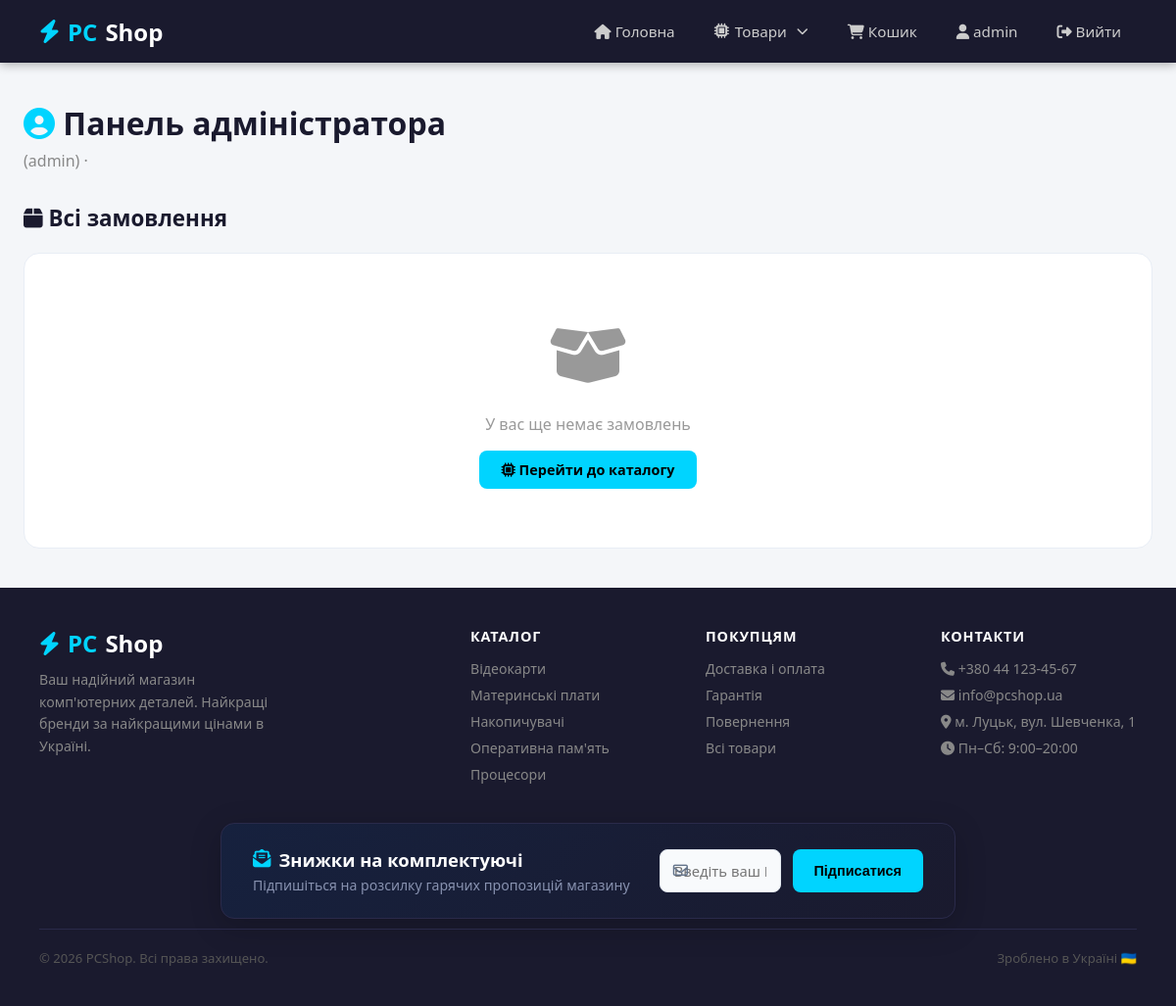
The app's page /profile/ (signed in), older data.
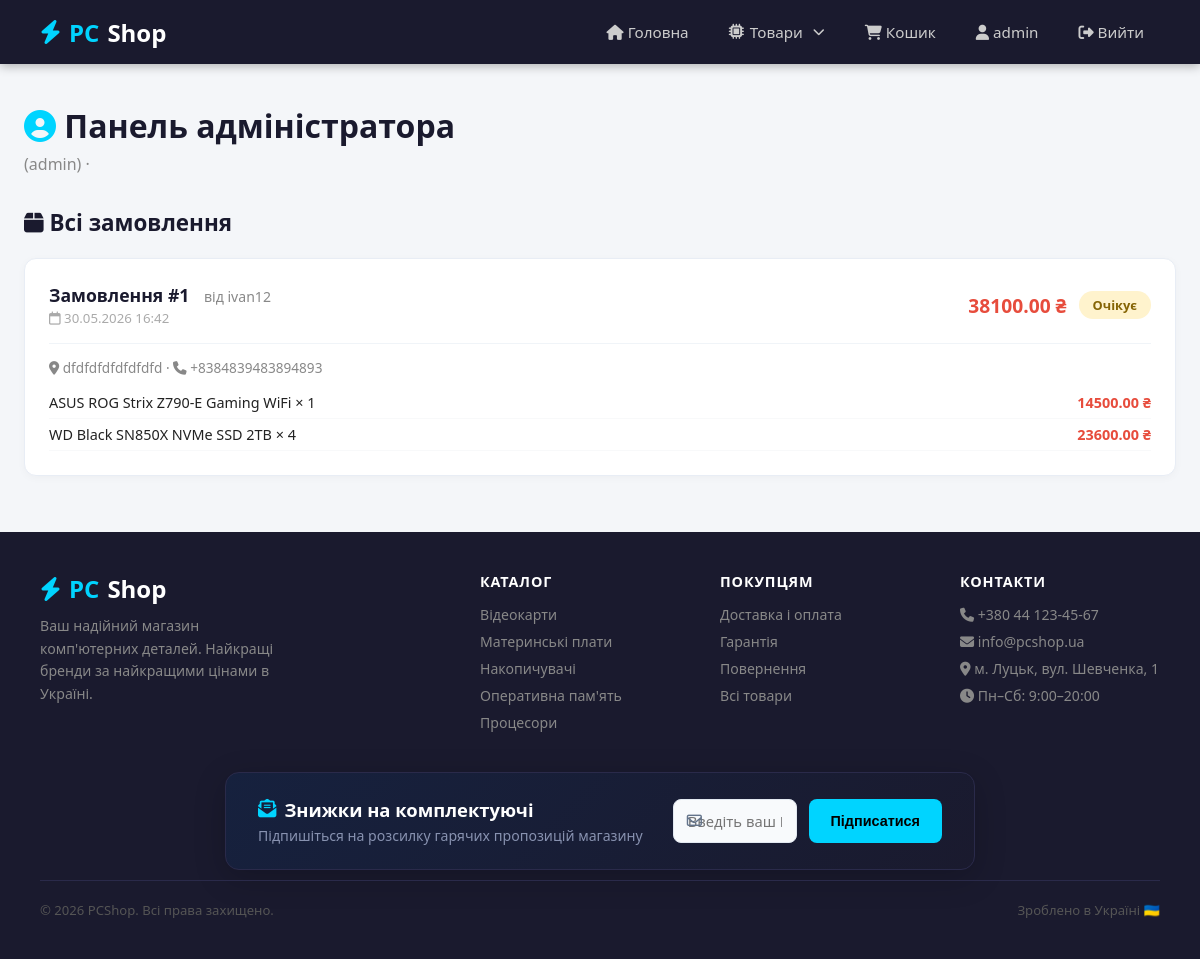
The same page, newer data.
### myapp/models.py (models this page shows, shortened)
class Category(models.Model):
    name = models.CharField(max_length=100, verbose_name='Назва категорії')
    slug = models.SlugField(unique=True, verbose_name='URL-ідентифікатор')
    description = models.TextField(blank=True, verbose_name='Опис')
    created_at = models.DateTimeField(auto_now_add=True, verbose_name='Створено о')
    updated_at = models.DateTimeField(auto_now=True, verbose_name='Оновлено о')
    class Meta:
        verbose_name = 'Категорія'
        verbose_name_plural = 'Категорії'
        ordering = ['name']

class Order(models.Model):
    STATUS_CHOICES = [
        ('pending',    'Очікує'),
        ('processing', 'Обробляється'),
        ('shipped',    'Відправлено'),
        ('delivered',  'Доставлено'),
        ('cancelled',  'Скасовано'),
    ]
    user = models.ForeignKey(
        User,
        on_delete=models.CASCADE,
        related_name='orders',
        verbose_name='Користувач'
    )
    status = models.CharField(
        max_length=20,
        choices=STATUS_CHOICES,
        default='pending',
        verbose_name='Статус'
    )
    total_price = models.DecimalField(
        max_digits=12, decimal_places=2,
        default=0, verbose_name='Загальна сума (грн)'
    )
    first_name  = models.CharField(max_length=100, verbose_name="Ім'я")
    last_name   = models.CharField(max_length=100, verbose_name='Прізвище')
    email       = models.EmailField(verbose_name='Email')
    phone       = models.CharField(max_length=20, verbose_name='Телефон')
    address     = models.TextField(verbose_name='Адреса доставки')
    created_at  = models.DateTimeField(auto_now_add=True, verbose_name='Створено о')
    updated_at  = models.DateTimeField(auto_now=True,     verbose_name='Оновлено о')
    class Meta:
        verbose_name = 'Замовлення'
        verbose_name_plural = 'Замовлення'
        ordering = ['-created_at']

class OrderItem(models.Model):
    order = models.ForeignKey(
        Order,
        on_delete=models.CASCADE,
        related_name='items',
        verbose_name='Замовлення'
    )
    product = models.ForeignKey(
        Product,
        on_delete=models.CASCADE,
        related_name='order_items',
        verbose_name='Товар'
    )
    quantity = models.PositiveIntegerField(default=1, verbose_name='Кількість')
    price    = models.DecimalField(max_digits=10, decimal_places=2, verbose_name='Ціна за одиницю')
    class Meta:
        verbose_name = 'Позиція замовлення'
        verbose_name_plural = 'Позиції замовлення'
    def subtotal(self):
        return self.price * self.quantity

class Product(models.Model):
    category = models.ForeignKey(
        Category,
        on_delete=models.CASCADE,
        related_name='products',
        verbose_name='Категорія'
    )
    name = models.CharField(max_length=200, verbose_name='Назва товару')
    slug = models.SlugField(unique=True, verbose_name='URL-ідентифікатор')
    description = models.TextField(verbose_name='Опис')
    price = models.DecimalField(max_digits=10, decimal_places=2, verbose_name='Ціна (грн)')
    stock = models.PositiveIntegerField(default=0, verbose_name='Кількість на складі')
    brand = models.CharField(max_length=100, blank=True, verbose_name='Бренд')
    image = models.ImageField(upload_to='products/', blank=True, null=True, verbose_name='Зображення')
    is_available = models.BooleanField(default=True, verbose_name='Доступний')
    created_at = models.DateTimeField(auto_now_add=True, verbose_name='Створено о')
    updated_at = models.DateTimeField(auto_now=True, verbose_name='Оновлено о')
    class Meta:
        verbose_name = 'Товар'
        verbose_name_plural = 'Товари'
        ordering = ['-created_at']

### myapp/views.py (the view)
# urls.py: path('profile/', views.profile, name='profile'),
@login_required
def profile(request):
    categories = Category.objects.all()
    if request.user.is_staff:
        orders = Order.objects.all().select_related('user').prefetch_related('items__product')
    else:
        orders = Order.objects.filter(user=request.user).prefetch_related('items__product')
    return render(request, 'myapp/auth/profile.html', {
        'categories': categories,
        'orders':     orders,
    })

### myapp/templates/myapp/auth/profile.html (shortened to what this page needs)
{% extends 'myapp/base.html' %}
{% block content %}
<div class="container" style="padding: 40px 24px;">
  <div style="margin-bottom: 32px;">
    <h1 style="font-size: 2rem; color: #1a1a2e;">
      <i class="fa-solid fa-user-circle" style="color: #00d4ff;"></i>
      {% if user.is_staff %}
        Панель адміністратора
      {% else %}
        Особистий кабінет
      {% endif %}
    </h1>
    <p style="color: #888; margin-top: 6px;">
      {{ user.first_name }} {{ user.last_name }} ({{ user.username }}) · {{ user.email }}
    </p>
  </div>
  <h2 style="font-size: 1.4rem; margin-bottom: 20px; color: #1a1a2e;">
    <i class="fa-solid fa-box"></i>
    {% if user.is_staff %}Всі замовлення{% else %}Мої замовлення{% endif %}
  </h2>
  {% if orders %}
    {% for order in orders %}
    <div style="background: white; border: 1px solid #e8edf5; border-radius: 12px; padding: 24px; margin-bottom: 16px; box-shadow: 0 2px 8px rgba(0,0,0,0.03);">
      <div style="display: flex; justify-content: space-between; align-items: center; margin-bottom: 16px; flex-wrap: wrap; gap: 10px;">
        <div>
          <span style="font-size: 1.1rem; font-weight: 700; color: #1a1a2e;">
            Замовлення #{{ order.id }}
          </span>
          {% if user.is_staff %}
            <span style="color: #888; font-size: 0.88rem; margin-left: 10px;">
              від {{ order.user.username }}
            </span>
          {% endif %}
          <span style="color: #aaa; font-size: 0.83rem; display: block; margin-top: 2px;">
            <i class="fa-regular fa-calendar"></i> {{ order.created_at|date:"d.m.Y H:i" }}
          </span>
        </div>
        <div style="display: flex; align-items: center; gap: 12px;">
          <span style="font-size: 1.2rem; font-weight: 700; color: #e74c3c;">
            {{ order.total_price }} ₴
          </span>
          <span style="padding: 5px 14px; border-radius: 20px; font-size: 0.8rem; font-weight: 700;
            {% if order.status == 'pending' %}background: #fff3cd; color: #856404;
            {% elif order.status == 'processing' %}background: #d1ecf1; color: #0c5460;
            {% elif order.status == 'shipped' %}background: #cce5ff; color: #004085;
            {% elif order.status == 'delivered' %}background: #d4edda; color: #155724;
            {% elif order.status == 'cancelled' %}background: #f8d7da; color: #721c24;
            {% endif %}">
            {{ order.get_status_display }}
          </span>
        </div>
      </div>
      <div style="border-top: 1px solid #f0f4f8; padding-top: 14px;">
        <div style="font-size: 0.85rem; color: #888; margin-bottom: 10px;">
          <i class="fa-solid fa-location-dot"></i> {{ order.address }} ·
          <i class="fa-solid fa-phone"></i> {{ order.phone }}
        </div>
        {% for item in order.items.all %}
          <div style="display: flex; justify-content: space-between; padding: 6px 0; font-size: 0.9rem; border-bottom: 1px solid #f8f9fa;">
            <span>{{ item.product.name }} × {{ item.quantity }}</span>
            <span style="color: #e74c3c; font-weight: 600;">{{ item.subtotal }} ₴</span>
          </div>
        {% endfor %}
      </div>
    </div>
    {% endfor %}
  {% else %}
    <div class="empty" style="background: white; padding: 60px; border-radius: 16px; border: 1px solid #e8edf5;">
      <div class="empty-icon"><i class="fa-solid fa-box-open"></i></div>
      <p>У вас ще немає замовлень</p>
      <a href="{% url 'catalog' %}" class="btn btn-primary" style="margin-top: 16px;">
        <i class="fa-solid fa-microchip"></i> Перейти до каталогу
      </a>
    </div>
  {% endif %}
</div>
{% endblock %}

### myapp/templates/myapp/base.html (shortened to what this page needs)
{% load static %}
<!DOCTYPE html>
<html lang="uk">
<head>
  <link rel="stylesheet" href="{% static 'myapp/css/style.css' %}">
  <link rel="stylesheet" href="https://cdnjs.cloudflare.com/ajax/libs/font-awesome/6.5.1/css/all.min.css">
</head>
<body>
<header>
  <a href="{% url 'home' %}" class="logo">
    <i class="fa-solid fa-bolt" style="color: #00d4ff;"></i> <span>PC</span>Shop
  </a>
  <nav id="navMenu">
    <a href="{% url 'home' %}"><i class="fa-solid fa-house"></i> Головна</a>
    <div class="dropdown">
      <a href="{% url 'catalog' %}" class="dropdown-btn-link">
        <i class="fa-solid fa-microchip"></i> Товари
        <i class="fa-solid fa-chevron-down" style="font-size: 0.75rem; margin-left: 4px;"></i>
      </a>
    </div>
    <a href="{% url 'cart_detail' %}"><i class="fa-solid fa-cart-shopping"></i> Кошик</a>
    {% if user.is_authenticated %}
    <a href="{% url 'profile' %}"><i class="fa-solid fa-user"></i> {{ user.first_name|default:user.username }}</a>
    <a href="{% url 'logout' %}"><i class="fa-solid fa-right-from-bracket"></i> Вийти</a>
  {% else %}
    <a href="{% url 'login' %}"><i class="fa-solid fa-right-to-bracket"></i> Увійти</a>
    <a href="{% url 'register' %}"><i class="fa-solid fa-user-plus"></i> Реєстрація</a>
  {% endif %}
  </nav>
</header>
<main>
  {% block content %}{% endblock %}
</main>
<footer>
  <div class="footer-grid">
    <div class="footer-brand">
      <div class="logo"><i class="fa-solid fa-bolt" style="color: #00d4ff;"></i> <span>PC</span>Shop</div>
      <p>Ваш надійний магазин комп'ютерних деталей. Найкращі бренди за найкращими цінами в Україні.</p>
    </div>
    <div class="footer-col">
      <h4>Каталог</h4>
      <ul>
        {% for cat in categories %}
          <li><a href="{% url 'category_detail' cat.slug %}">{{ cat.name }}</a></li>
        {% endfor %}
      </ul>
    </div>
    <div class="footer-col">
      <h4>Покупцям</h4>
      <ul>
        <li><a href="#">Доставка і оплата</a></li>
        <li><a href="#">Гарантія</a></li>
        <li><a href="#">Повернення</a></li>
        <li><a href="{% url 'catalog' %}">Всі товари</a></li>
      </ul>
    </div>
    <div class="footer-col">
      <h4>Контакти</h4>
      <ul>
        <li><i class="fa-solid fa-phone"></i> +380 44 123-45-67</li>
        <li><i class="fa-solid fa-envelope"></i> info@pcshop.ua</li>
        <li><i class="fa-solid fa-location-dot"></i> м. Луцьк, вул. Шевченка, 1</li>
        <li><i class="fa-solid fa-clock"></i> Пн–Сб: 9:00–20:00</li>
      </ul>
    </div>
  </div>
  <div class="newsletter-container-modern">
      <div class="newsletter-card-modern">
        <div class="newsletter-text">
          <h4><i class="fa-solid fa-envelope-open-text" style="color: #00d4ff;"></i> Знижки на комплектуючі</h4>
          <p>Підпишіться на розсилку гарячих пропозицій магазину</p>
        </div>
        <form action="{% url 'newsletter_subscribe' %}" method="POST" class="newsletter-form-modern">
          <div class="input-with-icon">
            <input type="email" name="email" placeholder="Введіть ваш Email..." required>
          </div>
          <button type="submit" class="btn btn-primary">Підписатися</button>
        </form>
      </div>
  </div>
  <div class="footer-bottom">
    <p>© 2026 PCShop. Всі права захищено.</p>
    <p>Зроблено в Україні 🇺🇦</p>
  </div>
</footer>
</body>
</html>

### myapp/static/myapp/css/style.css (style rules this page uses)
* { margin: 0; padding: 0; box-sizing: border-box; }
body { font-family: 'Segoe UI', sans-serif; background: #f4f6f9; color: #222; min-height: 100vh; display: flex; flex-direction: column; }
a { text-decoration: none; color: inherit; }
main { flex: 1; }
.btn { display: inline-block; padding: 10px 22px; border-radius: 8px; font-weight: 600; font-size: 0.9rem; cursor: pointer; transition: all 0.2s; border: none; }
.btn-primary { background: #00d4ff; color: #000; }
.container { max-width: 1200px; margin: 0 auto; padding: 0 24px; }
header { background: #1a1a2e; color: white; padding: 0 40px; display: flex; align-items: center; justify-content: space-between; height: 64px; position: sticky; top: 0; z-index: 100; box-shadow: 0 2px 10px rgba(0,0,0,0.3); }
.logo { font-size: 1.5rem; font-weight: 700; color: white; display: flex; align-items: center; gap: 8px; }
.logo span { color: #00d4ff; }
nav { display: flex; align-items: center; gap: 8px; }
nav a { color: #ccc; padding: 8px 16px; border-radius: 6px; font-size: 0.95rem; transition: all 0.2s; }
footer { background: #1a1a2e; color: #aaa; padding: 40px; margin-top: auto; }
.footer-grid { display: grid; grid-template-columns: 2fr 1fr 1fr 1fr; gap: 40px; max-width: 1200px; margin: 0 auto 30px; }
.footer-brand p { font-size: 0.88rem; line-height: 1.6; color: #888; max-width: 240px; margin-top: 10px; }
.footer-col h4 { color: white; font-size: 0.9rem; font-weight: 600; text-transform: uppercase; letter-spacing: 0.06em; margin-bottom: 14px; }
.footer-col ul { list-style: none; display: flex; flex-direction: column; gap: 8px; }
.footer-col ul a { color: #888; font-size: 0.88rem; transition: color 0.2s; }
.footer-col ul li { color: #888; font-size: 0.88rem; }
.footer-bottom { border-top: 1px solid #2a2a4a; padding-top: 20px; max-width: 1200px; margin: 0 auto; display: flex; justify-content: space-between; font-size: 0.82rem; color: #555; }
.dropdown { position: relative; display: flex; align-items: center; height: 64px; }
.dropdown-btn-link { color: #ccc; padding: 8px 16px; border-radius: 6px; font-size: 0.95rem; transition: all 0.2s; display: flex; align-items: center; gap: 6px; }
.newsletter-container-modern { max-width: 1200px; margin: 40px auto 10px; padding: 0 24px; }
.newsletter-card-modern { background: linear-gradient(135deg, #16213e 0%, #1a1a2e 100%); border: 1px solid #2a2a4a; border-radius: 14px; padding: 24px 32px; display: flex; align-items: center; justify-content: space-between; gap: 30px; box-shadow: 0 8px 32px rgba(0, 0, 0, 0.2); max-width: 750px; margin: 0 auto; }
.newsletter-text { text-align: left; flex-shrink: 0; }
.newsletter-text h4 { color: white; font-size: 1.15rem; font-weight: 700; margin-bottom: 4px; display: flex; align-items: center; gap: 8px; }
.newsletter-text p { color: #8892b0; font-size: 0.88rem; margin: 0; }
.newsletter-form-modern { display: flex; gap: 12px; flex-content: space-between; flex: 1; max-width: 420px; }
.input-with-icon { position: relative; flex: 1; }
.input-with-icon input { width: 100%; padding: 11px 16px 11px 40px; background: #0f172a; border: 1px solid #334155; border-radius: 8px; color: white; font-family: inherit; font-size: 0.9rem; transition: all 0.2s ease; }
.newsletter-form-modern .btn-primary { padding: 11px 22px; font-size: 0.9rem; border-radius: 8px; white-space: nowrap; }
input[type="text"], input[type="email"], input[type="password"] { width: 100%; padding: 11px 14px; border: 1px solid #e2e8f0; border-radius: 8px; font-family: inherit; font-size: 0.92rem; color: #334155; background: #f8fafc; transition: all 0.2s; outline: none; }

Row changes from the older to the newer data that the page shows:
added Order: id "1", user.username "ivan12", created_at "30.05.2026 16:42", total_price "38100.00", status "Очікує", address "dfdfdfdfdfdfdfd", phone "+8384839483894893"
added OrderItem: product.name "ASUS ROG Strix Z790-E Gaming WiFi", quantity "1", subtotal "14500.00"
added OrderItem: product.name "WD Black SN850X NVMe SSD 2TB", quantity "4", subtotal "23600.00"
Text that changed along with them:
text no longer shown: "У вас ще немає замовлень Перейти до каталогу"
